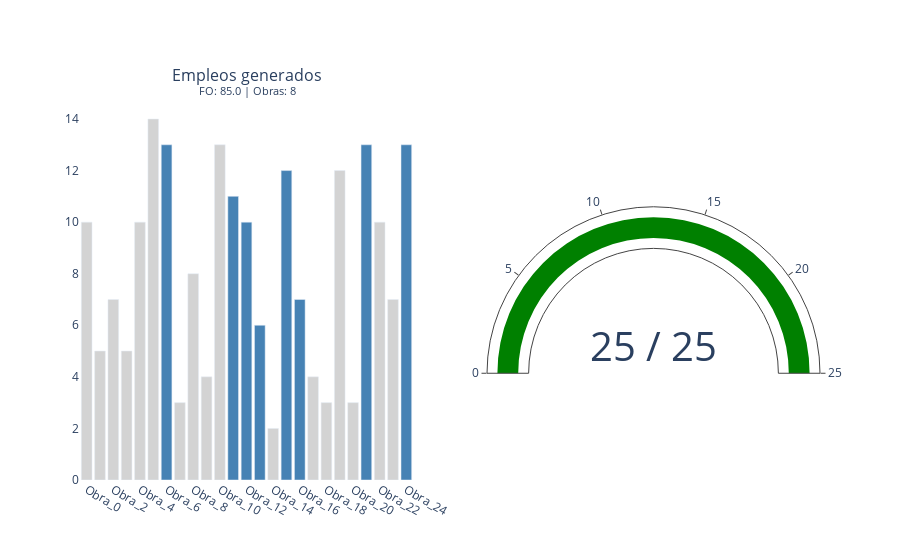

The notebook cell saved with this chart:
### Markdown cell above
```text
# Aproxima V* directamente y luego deriva π*
# Entradas:
#   S, A(s), p(s',r|s,a), γ, θ
# Salidas:
#   π* : política óptima
#   V* : función de valor óptima
# -------------------------------------------

# Fase 1: aproximar V*
V(s) ← 0  para todo s ∈ S

repetir
    Δ ← 0
    para cada s ∈ S:
        v ← V(s)
        V(s) ← max_a Σ_{s',r} p(s',r | s,a) · [ r + γ · V(s') ]
        Δ ← max(Δ, |v − V(s)|)
hasta que Δ < θ

# Fase 2: derivar π* usando V*
para cada s ∈ S:
    π*(s) ← argmax_a Σ_{s',r} p(s',r | s,a) · [ r + γ · V(s') ]

return π*, V
```

### Code cell
# ----- DESDE ACÁ EN ADELANTE, NO TOQUE EL CÓDIGO DE ESTÁ CELDA.

# . Correr
t0 = time.perf_counter()
opt_policy, V_opt = value_iteration(env)
elapsed = time.perf_counter() - t0

# . Reportar
valor_total, objetos_tomados, peso_total = env.report_from_policy(opt_policy)
report(obras, objetos_tomados, valor_total, peso_total, p)

# . Almacenar resultados
resultados.append({
    "Método"             : "Value iteration",
    "Empleos generados"  : round(valor_total, 3),
    "Obras seleccionadas": len(objetos_tomados),
    "Presupuesto usado"  : round(peso_total, 2),
    "Tiempo (s)"         : elapsed
})

### Figure 1 — Plotly figure (JSON) as saved in the notebook; plotly's stock layout.template omitted (floating-point values rounded to 4 significant figures)
{"data": [{"customdata": [5.0, 3.0, 9.0, 6.0, 10.0, 8.0, 7.0, 8.0, 2.0, 9.0, 9.0, 6.0, 2.0, 7.0, 2.0, 6.0, 6.0], "hovertemplate": "<b>%{x}</b><br>Empleos: %{y}<br>Costo: %{customdata} millones", "marker": {"color": "lightgray"}, "type": "bar", "x": ["Obra_0", "Obra_1", "Obra_2", "Obra_3", "Obra_4", "Obra_5", "Obra_7", "Obra_8", "Obra_9", "Obra_10", "Obra_14", "Obra_17", "Obra_18", "Obra_19", "Obra_20", "Obra_22", "Obra_23"], "xaxis": "x", "y": [10.0, 5.0, 7.0, 5.0, 10.0, 14.0, 3.0, 8.0, 4.0, 13.0, 2.0, 4.0, 3.0, 12.0, 3.0, 10.0, 7.0], "yaxis": "y"}, {"customdata": [4.0, 6.0, 2.0, 2.0, 3.0, 2.0, 4.0, 2.0], "hovertemplate": "<b>%{x}</b><br>Empleos: %{y}<br>Costo: %{customdata} millones", "marker": {"color": "steelblue"}, "type": "bar", "x": ["Obra_6", "Obra_11", "Obra_12", "Obra_13", "Obra_15", "Obra_16", "Obra_21", "Obra_24"], "xaxis": "x", "y": [13.0, 11.0, 10.0, 6.0, 12.0, 7.0, 13.0, 13.0], "yaxis": "y"}, {"domain": {"x": [0.55, 1], "y": [0, 1]}, "gauge": {"axis": {"range": [0, 25]}}, "mode": "gauge+number", "number": {"font": {"size": 40}, "suffix": " / 25"}, "type": "indicator", "value": 25}], "layout": {"annotations": [{"font": {"size": 16}, "showarrow": false, "text": "Empleos generados<br><sup>FO: 85.0 | Obras: 8</sup>", "x": 0.225, "xanchor": "center", "xref": "paper", "y": 1, "yanchor": "bottom", "yref": "paper"}], "barmode": "overlay", "paper_bgcolor": "white", "plot_bgcolor": "white", "showlegend": false, "xaxis": {"anchor": "y", "categoryarray": ["Obra_0", "Obra_1", "Obra_2", "Obra_3", "Obra_4", "Obra_5", "Obra_6", "Obra_7", "Obra_8", "Obra_9", "Obra_10", "Obra_11", "Obra_12", "Obra_13", "Obra_14", "Obra_15", "Obra_16", "Obra_17", "Obra_18", "Obra_19", "Obra_20", "Obra_21", "Obra_22", "Obra_23", "Obra_24"], "categoryorder": "array", "domain": [0, 0.45], "showgrid": false}, "yaxis": {"anchor": "x", "domain": [0, 1], "showgrid": false}}}
